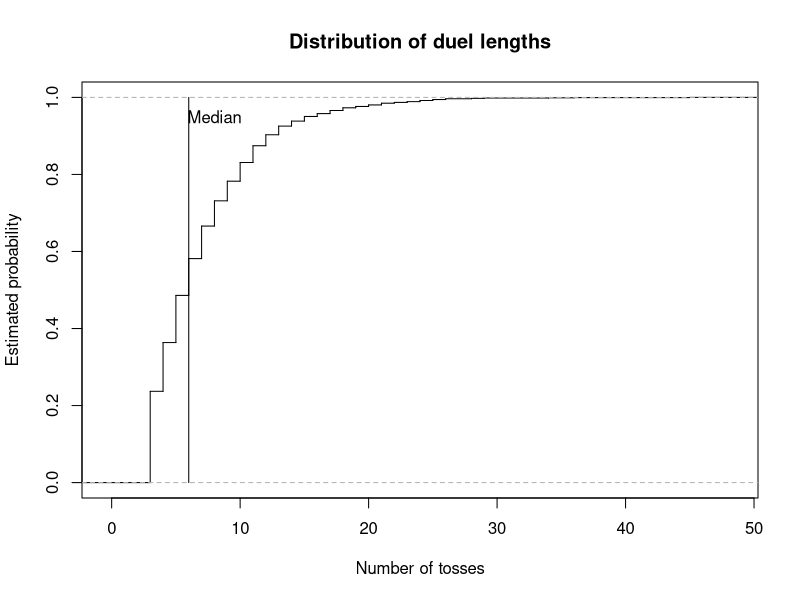
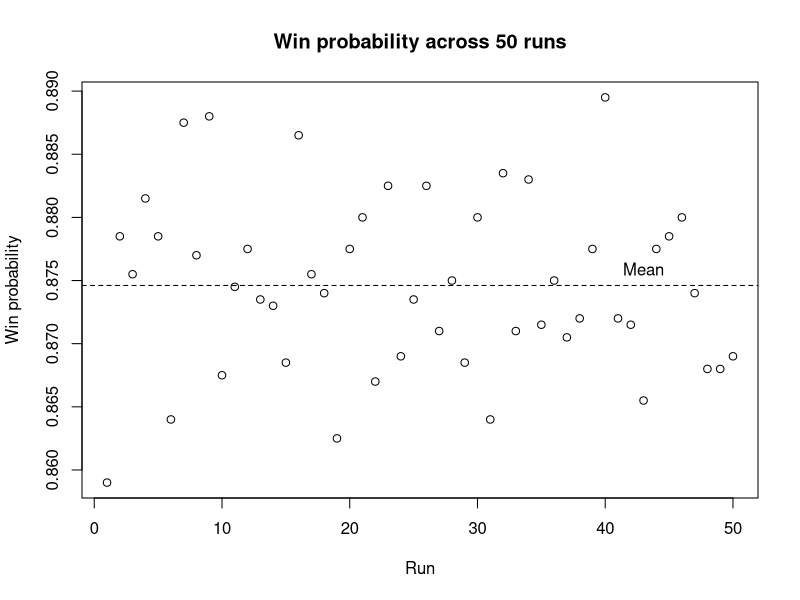

Generate these figures, in order, with R:
# =============================================================================
# Coin-Toss Pattern Duel
#
# Authors:
# Pierrick de Boer: S3034691
# Fagan Ganbarli: S3015664
# Raneem Alluhaydan: S3044929


# Contributions:
# Pierrick de Boer ( 33%): Task 1-3
# Fagan Ganbarli ( 33%): Task 4-5
# Raneem Alluhaydan ( 33%): Task 6-7
#
# Overview:
# This script simulates duels between two binary patterns in a sequence
# of coin tosses. It identifies which pattern appears first and estimates
# the probability that player A wins through repeated simulations.
#
# Main functions:
# 1. firsthit(): Find the first occurrence of a pattern.
# 2. sim_duels(): Simulate multiple duels.
# 3. duel(): Simulate one duel.
# 4. pwin(): Estimate the probability that a pattern wins.
# 5. ewait(): Calculate the expected waiting time of a pattern.
# 6. pmat(): Calculate win probabilities between patterns.
# 7. find_cycle(): Find a non-transitive cycle of patterns.
# =============================================================================

# Task 1: Find the first occurrence of a pattern in a toss stream.

# Idea:
# Compare the pattern with every window of k consecutive tosses at
# once and return the position where the first matching window ends.

# Input:
# x = A toss stream, either a vector or a matrix with one
#     stream per row.
# a = A pattern of length k.

# Output:
# The toss at which the pattern is first completed in each row,
# or NA if the pattern does not appear.

# Method:
# Convert a vector into a one-row matrix.
# Build a logical matrix of all possible starting positions and
# compare each element of the pattern with the matching shifted
# columns of x.
# Take the first matching start in each row and add k - 1 to
# obtain the ending position.

firsthit <- function(x, a) {
  
  # Treat a single stream as a matrix with one row.
  if (!is.matrix(x)) {
    x <- matrix(x, nrow = 1)
  }
  
  L <- ncol(x)
  k <- length(a)
  
  # A pattern longer than the sequence cannot occur.
  if (k > L) {
    return(rep(NA, nrow(x)))
  }
  
  # Check every possible starting position.
  hit <- matrix(TRUE, nrow = nrow(x), ncol = L - k + 1)
  
  for (j in seq_along(a)) {
    hit <- hit & x[, j:(L - k + j), drop = FALSE] == a[j]
  }
  
  # Find the first matching position in each row.
  start <- max.col(hit, ties.method = "first")
  start[rowSums(hit) == 0] <- NA
  
  # Convert starting positions into ending positions.
  return(start + k - 1)
}


# Task 2: Simulate duels between two patterns.

# Idea:
# Toss a shared coin stream for many duels at once and stop each
# duel as soon as one of the two patterns appears.

# Input:
# a = Binary pattern of player A.
# b = Binary pattern of player B, distinct from a and of equal length.
# p = The probability of a head
# nreps = The number of independent duels to simulate.

# Output:
# A list containing the winner of each duel (1 for A, 0 for B)
# and the number of tosses each duel took.

# Method:
# Check that the patterns have equal length and are distinct.
# Generate tosses in blocks, one row per duel, and find the first
# occurrence of each pattern with firsthit().
# Store the results of decided duels and continue only with the
# undecided ones. Keep the last k - 1 tosses of each undecided row
# so that patterns crossing block boundaries are detected.

sim_duels <- function(a, b, p = 0.5, nreps = 1) {
  
  k <- length(a)
  
  if (k != length(b)) {
    stop("this is not a fair game!")
  }
  
  if (all(a == b)) {
    stop("a and b are identical")
  }
  
  # Initialize the block length and simulation results.
  time <- 0
  B <- 3 * k
  
  active <- 1:nreps
  winner <- rep(NA, nreps)
  tosses <- rep(NA, nreps)
  
  while (length(active) > 0) {
    
    # Generate the initial block of tosses.
    if (time == 0) {
      W <- matrix(
        rbinom(nreps * B, size <- 1, prob <- p),
        nrow = nreps
      )
      
    } else {
      # Retain the last k - 1 tosses from each active sequence.
      keep <- W[
        ,
        B - (k - 1) + seq_len(k - 1),
        drop = FALSE
      ]
      
      # Generate new tosses for the unfinished duels.
      W_new <- matrix(
        rbinom(
          nrow(keep) * (B - k + 1),
          size <- 1,
          prob <- p
        ),
        nrow <- nrow(keep)
      )
      
      # Append the new tosses to the retained sequence.
      W <- cbind(keep, W_new)
    }
    
    # Find the first occurrence of each player's pattern.
    time_a <- firsthit(W, a)
    time_b <- firsthit(W, b)
    
    # Identify the winner based on the earliest occurrence.
    a_wins <- !is.na(time_a) &
      (is.na(time_b) | time_a < time_b)
    
    b_wins <- !is.na(time_b) &
      (is.na(time_a) | time_b < time_a)
    
    # Store the results of completed duels.
    decided <- a_wins | b_wins
    
    hit_time <- pmin(time_a, time_b, na.rm = TRUE)
    
    winner[active[a_wins]] <- 1
    winner[active[b_wins]] <- 0
    
    tosses[active[decided]] <- time + hit_time[decided]
    
    # Remove completed duels from the active simulations.
    active <- active[!decided]
    W <- W[!decided, , drop = FALSE]
    
    # Advance the number of newly generated tosses.
    time <- time + B - (k - 1)
  }
  
  return(list(winner = winner, tosses = tosses))
}


# Task 2: Simulate a single duel.

# Idea:
# A single duel is a special case of sim_duels() with one repetition,
# so the simulation code is shared rather than repeated.

# Input:
# a = Binary pattern of player A.
# b = Binary pattern of player B.
# p = The probability of a head

# Output:
# A vector c(winner, tosses), where winner is 1 if A wins and 0
# if B wins, and tosses is the number of tosses the duel took.

# Method:
# Call sim_duels() with nreps = 1 and combine both results
# into one vector.

duel <- function(a, b, p = 0.5) {
  
  result <- sim_duels(a, b, p, nreps = 1)
  
  return(c(result[[1]], result[[2]]))
}


# Task 3: Estimate the probability that one pattern wins a duel.

# Idea:
# Estimate the win probability of player A as the proportion of
# simulated duels that A wins.

# Input:
# a = Binary pattern of player A.
# b = Binary pattern of player B.
# p = The probability of a head (0 < p < 1).
# nreps = The number of independent duels to simulate.

# Output:
# The estimated probability that pattern a appears before pattern b.

# Method:
# Simulate all duels at once with sim_duels().
# Since a win for A is stored as 1 and a loss as 0, the mean of
# the winner vector estimates the win probability.

pwin <- function(a, b, p = 0.5, nreps = 10000) {
  
  # Simulate the duels.
  result <- sim_duels(a, b, p, nreps)
  
  # Calculate the proportion of duels won by player A.
  p_a_wins <- sum(result[[1]]) / length(result[[1]])
  
  return(p_a_wins)
}


# Task 4: Calculating the exact expected waiting time for a pattern.

# Idea:
# The expected waiting time depends on the lengths for which
# the first and last j elements of a pattern match. Each matching
# overlap contributes the reciprocal of the probability of its prefix.

# Input:
# a = A non-empty binary vector representing the pattern.
# p = The probability of a head (0 < p < 1).

# Output:
# The exact expected waiting time until the pattern appears. 

# Method:
# Check that the inputs are valid.
# Examine every possible overlap length. If the first and last j
# elements match, calculate the prefix probability and add its
# reciprocal to the expected waiting time.

ewait <- function(a, p = 0.5) {
  
  # Check that the pattern is a non-empty binary vector.
  if (length(a) == 0 || any(a != 0 & a != 1) || anyNA(a)) {
    stop("The pattern must be a non-empty binary vector.")  
  }
  
  # Check that p is a valid probability between 0 and 1.
  if (!is.numeric(p) || length(p) != 1 || 
      p <= 0 || p >= 1 || is.na(p)) {
    stop("p must be a numeric value between 0 and 1.")  
  }
  
  k <- length(a)
  expected_wait <- 0
  
  # Examine every possible overlap length, including the full pattern.
  for (j in 1:k) {
    
    # An overlap exists when the first and last j elements match.
    if (all(a[1:j] == a[(k-j+1):k])) {
      
      # Count the number of heads in the prefix.
      n_head <- sum(a[1:j] == 1)
      
      # Calculate the probability of the prefix.
      r_probability <- (p ^ n_head) * ((1 - p) ^ (j - n_head))
      
      # Add the reciprocal probability for this overlap.
      expected_wait <- expected_wait + (1 / r_probability)
    }
  }
  return(expected_wait)
}


# Task 5: Calculate the matrix of pairwise win probabilities.

# Idea:
# Estimate how often each pattern beats every other pattern using 
# repeated simulations, and store the result probabilities in a matrix. 

# Input:
# k = The length of each binary pattern.
# p = The probability of a head (0 < p < 1).
# nreps = The number of simulated duels for each pair..

# Output:
# A 2^k by 2^k matrix of estimated win probabilities.
# The diagonal entries are NA, because a pattern cannot duel itself.

# Method:
# Generate all possible patterns of length k and arrange them in
# lexicographic order, with 0 before 1.
# Estimate the win probability for every distinct pattern using 
# the pwin() function and store the result in matrix M.

pmat <- function(k, p = 0.5, nreps = 10000) {
  
  # Generate all possible binary patterns of length k.
  pattern <- expand.grid(rep(list(0:1), k))
  
  # Arrange patterns in lexicographic order, with 0 before 1.
  pattern <- pattern[
    do.call(order, as.data.frame(pattern)), , drop = FALSE]
  
  # Convert the patterns to a matrix.
  pattern <- as.matrix(pattern)
  
  # Create a matrix to store the estimated win probabilities.
  M <- matrix(NA, nrow = 2^k, ncol = 2^k)
  
  # Calculate the number of patterns.
  n <- nrow(pattern)
  
  # Label the rows and columns using the binary patterns.
  rownames(M) <- apply(pattern, 1, paste, collapse = "")
  colnames(M) <- apply(pattern, 1, paste, collapse = "")
  
  # Estimate the probability that each pattern beats every other pattern.
  for (i in 1:n) {
    for (j in 1:n) {
      
      # Leave diagonal entries as NA, because a pattern cannot duel itself.
      if (i != j) {
        M[i, j] <- pwin(
          pattern[i, ],
          pattern[j, ],
          p = p,
          nreps = nreps
        )
      }
    }
  }
  return(M)
}




# Task 1: Test firsthit() on a stream that can be checked by hand.
x <- c(1, 0, 0, 1, 0, 1, 1, 1, 0)

firsthit(x, c(1, 0, 1))   # Expected: 6
firsthit(x, c(0, 1, 1))   # Expected: 7
firsthit(x, c(0, 0, 0))   # Expected: NA


# Task 5(a): Find the best reply and its win probability for each pattern.

# Idea:
# For each pattern, find the pattern that beats it with the 
# highest probability and display the results in a table.

# Input:
# M = The matrix of win probabilities created by pmat() function
# with k = 3 and a fair coin.

# Output:
# A data frame showing each pattern, its best reply, and the 
# probability that the best reply wins.

# Method:
# Replace the diagonal NA values with -inf so they cannot be 
# selected as the best reply.
# Find the maximum value in each column.
# Record the each pattern, its best reply, and the associated 
# win probability in a data frame.

# Create a matrix for k = 3 and a fair coin using pmat() function.
M <- pmat(k = 3, p = 0.50)
M_fair <- M 

# Replace the diagonal NA values with -inf.
M <- replace(M, is.na(M), -Inf)

# Find the index of the best reply for each pattern.
best_reply <- apply(M, 2, which.max)

# Create a vector to store the win probabilities.
win_probability <- numeric(ncol(M))

# Store the win probability of each best reply.
for (j in seq_len(ncol(M))) {
  win_probability[j] <- M[best_reply[j], j]
}

# Create a data frame of patterns, best replies, and win probabilities.
best_reply_table <- data.frame(
  Pattern = rownames(M),
  Best_reply = rownames(M)[best_reply],
  Probability = win_probability
)

print(best_reply_table)


# Task 5(b)(1): Find evenly matched pattern pairs.

# Idea:
# Find pairs with approximately equal chances (between 0.49 and 0.51) 
# of winning against each other.

# Input:
# M = The matrix of win probabilities created by pmat() function
# with k = 3 and a fair coin.

# Output:
# A data frame showing each evenly matched pair and the win 
# probabilities of both pattern

# Method:
# Examine each distinct pair only once.
# Keep pairs for which both win probabilities are between 0.49 and 0.51.

# Create an empty data frame to store the results.
evenly_matched_pairs <- data.frame(
  Pattern1 = character(),
  Pattern2 = character(),
  P1_Win_Probability = numeric(),
  P2_Win_Probability = numeric()
)

# Examine all pairs with for loop.
for (i in seq_len(nrow(M))) {
  for (j in seq_len(ncol(M))) {
    
    # Check each pair once and exclude the diagonal.
    if (j > i && 
        !is.na(M[i, j]) &&
        !is.na(M[j, i]) &&
        abs(M[i, j] - 0.5) <= 0.01 &&
        abs(M[j, i] - 0.5) <= 0.01) {
      
      # Store both patterns and their win probabilities.
      evenly_matched_pairs <- rbind(
        evenly_matched_pairs,
        data.frame(
          Pattern1 = rownames(M)[i],
          Pattern2 = colnames(M)[j],
          P1_Win_Probability = M[i, j],
          P2_Win_Probability = M[j, i]
        )
      )
    }
  }
}

# Reset row names and display the result
row.names(evenly_matched_pairs) <- NULL
print(evenly_matched_pairs)


# Task 5(b)(2): Find the shortest non-transitive cycle.

# Idea:
# Find the shortest cycle in which every pattern beats the next
# pattern with at least given win probability.

# Input:
# m = A matrix of pairwise win probabilities.
# min_probability = The minimum probability required for each win.

# Output:
# A data frame showing the patterns in each cycle, the direction 
# of each win, and win probabilities.

# Method:
# Search cycles in increasing order of length. Use recursive search
# to extend path without repeating patterns, and check whether the
# final pattern beats the starting pattern to complete a cycle.

find_cycle <- function(m, min_probability = 0.60) {
  
  k <- nrow(m)
  
  # Check cycle from the shortest possible length (3).
  for (i in 3:k) {
    
    cycles <- list()
    
    # Try each pattern as the starting point.
    for(start in seq_len(k)) {
      
      search <- function(path) {
        
        last <- path[length(path)]
        
        # Check whether the path can be closed into a cycle.
        if (length(path) == i) {
          
          if (!is.na(m[last, start]) &&
              m[last, start] >= min_probability) {
            
            cycles[[length(cycles) + 1]] <<- path
          }
          
          return(invisible(NULL))
        }
        
        # Only consider unused patterns to avoid duplicate cycles.
        sequence <- setdiff(seq_len(k), path)
        sequence <- sequence[sequence > start]
        
        for (next_item in sequence) {
          
          if (!is.na(m[last, next_item]) && 
              m[last, next_item] >= min_probability) {
            
            search(c(path, next_item))
          }
        }
      }
      search(start)
    }
    
    # Return the cycle when shortest length has been found.
    if (length(cycles) > 0) {
      
      result <- do.call(rbind, lapply(seq_along(cycles), function(x) {
        
        path <- cycles[[x]]
        next_path <- c(path[-1], path[1])
        
        data.frame(
          Cycle = x,
          From = rownames(m)[path],
          To = colnames(m)[next_path],
          Win = m[cbind(path, next_path)]
        )
      }))
      rownames(result) <- NULL
      return(result)
    }
  }
  
  # Return a message if no cycle exists.
  return("No cycle found.")
}

# Find the shortest cycle with minimum win probability = 0.60.
find_cycle(M, min_probability = 0.60)  

# Task 5(c): Compare expected waiting times with duel results.

# Idea:
# Find pairs with the same expected waiting time and identify.
# pairs with noticeably different duel probabilities.

# Input:
# M = The matrix of win probabilities created by pmat() function
#      with k = 3 and a fair coin.
# ewait() = The function that calculates the expected waiting time. 

# Output:
# A data frame that demonstrates pairs with the same expected 
# waiting time whose duel probability is below 0.4 or above 0.6.

# Method:
# Get the pattern labels from the row names of M.
# Convert labels into a binary matrix.
# Calculate the exact expected waiting time with ewait() function 
# Compare each pairs and keep whose expected waiting times are the same.
# Display pairs with win probability notably far from 0.5.

# Get the pattern labels from the row names of M.
M <- pmat(k = 3, p = 0.5)
M <- M_fair

pattern_label <- rownames(M)

# Convert labels into a binary matrix.
pattern_label <- t(sapply(pattern_label, function(x) {
  as.numeric(strsplit(x, "")[[1]])
})) 

# Define pattern names.
pattern_names <- apply(pattern_label, 1, paste, collapse = "")

# Calculate th exact expected waiting time.
expected_wait <- apply(pattern_label, 1, ewait)

# Create an empty data frame to store pairs.
comparison_table <- data.frame(
  Pattern1 = character(),
  Pattern2 = character(),
  Expected_Wait = numeric(),
  Win_Probability = numeric()
)

# Compare every distinct pairs.
for (i in seq_len(nrow(M))) {
  for (j in seq_len(ncol(M))) {
    
    # Check each pair ony one time
    # Keep pairs with the same expected waiting time.
    if (i < j &&
        expected_wait[i] == expected_wait[j]) {
      
      # Store the pair, their equal expected waiting time,
      # and the probability that Pattern1 beats Pattern2.
      comparison_table <- rbind(
        comparison_table, data.frame(
          Pattern1 = pattern_names[i],
          Pattern2 = pattern_names[j],
          Expected_Wait = expected_wait[i],
          Win_Probability = M[i, j]
        )
      )
    }
  }
}

# Display pairs whose win probabilities notable differ from 0.5 
# (win probability is below 0.4 or above 0.6.)

comparison_table <- comparison_table[
  abs(comparison_table$Win_Probability - 0.5) > 0.1, ]

row.names(comparison_table) <- NULL

print(comparison_table)

#Task 6: Plot duel lengths and variation in win probabilities.

# Idea:
# Describe the two things you are investigating:
# how long duels take and how estimates vary between runs.

# Input:
# Patterns 011 and 111, a fair coin, 2000 duels,
# and 50 repeated runs for the win-probability estimates.

# Output:
# Two graphs: a CDF of duel lengths and a plot of
# win-probability estimates across 50 runs.

# Method:
# Simulate duels, plot their lengths and mark the median.
# Repeat the win-probability estimation 50 times, plot
# the results and mark their mean.

# Choose the two patterns and simulate 2000 duels.
a <- c(0,1,1)
b <- c(1,1,1)
results <- sim_duels(a,b, p = 0.5, nreps = 2000)

# Save the duel lengths and plot their distribution as a staircase.

tosses <- results$tosses

plot(ecdf(tosses), 
     verticals = TRUE,
     do.points = FALSE,
     main = "Distribution of duel lengths",
     xlab = "Number of tosses", 
     ylab = "Estimated probability")

# Calculate the median duel length and mark it with a vertical line.
med <- median(tosses)
lines(c(med, med), c(0,1))
text(med + 2, 0.95, "Median")

# Estimate the win probability over 50 runs, using 2000 duels per run.
win_estimates <- numeric(50)

for (i in 1:50) { 
  win_estimates[i] <- pwin(
    a = c(0,1,1),
    b = c(1,1,1),
    p = 0.5,
    nreps = 2000
  )
}

#Calculate the mean of the 50 estimates.

mean(win_estimates)

# Plot the estimates and mark their mean with a dashed line.
plot(win_estimates,
     xlab = "Run",
     ylab = "Win probability",
     main = "Win probability across 50 runs")

abline(h = mean(win_estimates), lty = 2)
text(43, mean(win_estimates), "Mean", pos = 3)

# Task 7: Investigate the effect of coin bias.

# Idea:
# Check how changing the coin bias affects the best replies.

# Input:
# Patterns of length 3, with p = 0.25 and p = 0.7.

# Output:
# A best-reply table for each coin bias.

# Method:
# Calculate the win-probability matrix and find the best reply
# to each pattern. Repeat for both coin biases and compare the results.

# Create the win-probability matrix for p = 0.25.
M <- pmat(k = 3, p = 0.25, nreps = 2000)

# Exclude patterns from being their own best reply.
M <- replace(M, is.na(M), -Inf)

# Find each best reply and save its win probability.
best_reply <- apply(M, 2, which.max)

win_probability <- numeric(ncol(M))

for (j in seq_len(ncol(M))) {
  win_probability[j] <- M[best_reply[j], j]
}

# Create and print the best-reply table.
best_reply_table <- data.frame(
  Pattern = rownames(M),
  Best_reply = rownames(M)[best_reply],
  Probability = win_probability,
  row.names = NULL
)

print(best_reply_table)

# Repeat the best-reply analysis for p = 0.7.
M <- pmat(k = 3, p = 0.7, nreps = 2000)

# Exclude patterns from being their own best reply.
M <- replace(M, is.na(M), -Inf)

# Find each best reply and save its win probability.
best_reply <- apply(M, 2, which.max)
win_probability <- numeric(ncol(M))

for (j in seq_len(ncol(M))) {
  win_probability[j] <- M[best_reply[j], j]
}

# Create and print the best-reply table.
best_reply_table <- data.frame(
  Pattern = rownames(M),
  Best_reply = rownames(M)[best_reply],
  Probability = win_probability,
  row.names = NULL
)

print(best_reply_table)

# Overall analysis

# Graphs:
# The CDF shows the distribution of duel lengths, with the median
# marked. The second graph shows variation in win-probability
# estimates across 50 runs, with the mean marked.

# Best replies and cycles:
# The best replies change with coin bias. The cycle for p = 0.25 is
# 100 -> 000 -> 001 -> 010 -> 100, while for p = 0.7 it is
# 110 -> 101 -> 011 -> 111 -> 110.

# Waiting times:
# Patterns 001 and 100 both have an expected waiting time of
# 8 tosses, but their head-to-head win probability is not 0.5.

#  Conclusion:
# Expected waiting times alone cannot predict who wins a duel.
# Both patterns are checked using the same sequence of coin tosses,
# and their patterns can overlap in that sequence.
# This means their waiting times are linked, not independent.
# Therefore, comparing their expected waiting times alone can
# give a misleading idea of which pattern will win.
